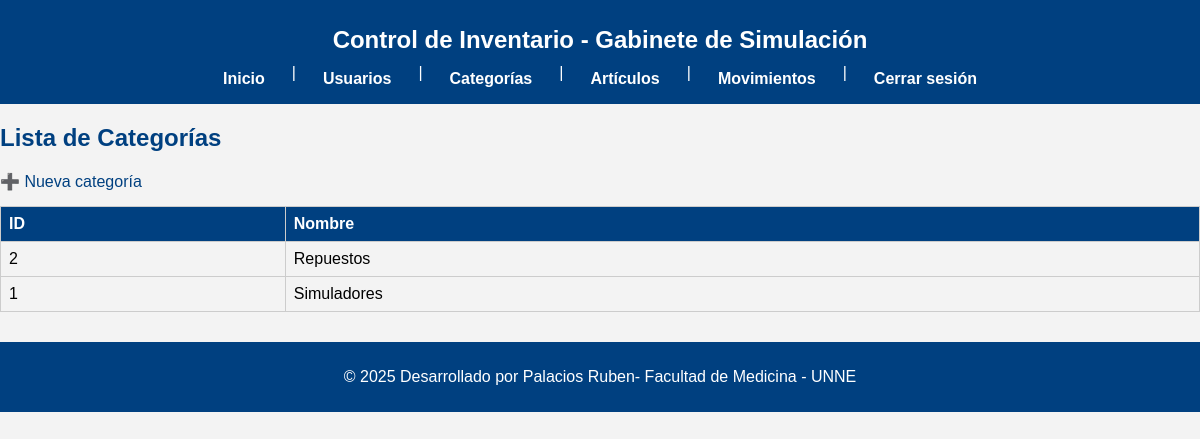
Screenshot of /categorias/lista.php (signed in) with the database file from the repository.
### tables this page shows
CREATE TABLE `categorias` (
  `id` int NOT NULL,
  `nombre` varchar(100) NOT NULL
);

### categorias/lista.php (the view)
<?php
require_once '../database.php';
require_once '../header.php';
$stmt = $pdo->query("SELECT * FROM categorias ORDER BY nombre ASC");
$categorias = $stmt->fetchAll();
?>
<h2>Lista de Categorías</h2>
<a href="nueva.php">➕ Nueva categoría</a>
<table border="1">
    <tr>
        <th>ID</th>
        <th>Nombre</th>
    </tr>
    <?php foreach ($categorias as $cat): ?>
        <tr>
            <td><?= $cat['id'] ?></td>
            <td><?= htmlspecialchars($cat['nombre']) ?></td>
        </tr>
    <?php endforeach; ?>
</table>
<?php include '../footer.php'; ?>

### css/styles.css (style rules this page uses)
body { font-family: Arial, sans-serif; background-color: #f3f3f3; margin: 0; padding: 0; }
h1, h2, h3 { color: #004080; }
table { width: 100%; border-collapse: collapse; margin-top: 15px; }
table th, table td { border: 1px solid #ccc; padding: 8px; text-align: left; }
table th { background-color: #004080; color: white; }
a { color: #004080; text-decoration: none; }

### rows the page displays
categorias: id "2", nombre "Repuestos"
categorias: id "1", nombre "Simuladores"
